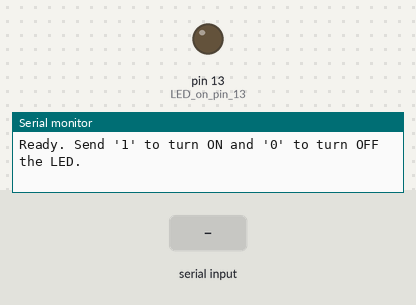
Recording of a sketch running on a simulated Arduino Uno, built with avr-gcc and run on an emulated ATmega328P. On the bench: output pins drawn as LEDs (lit = HIGH), the last lines printed to the serial monitor. Inputs (shaded band) come from the test bench.

Above: at 1.2 s.
1.3 s: "1" received over Serial
At 2.2 s:
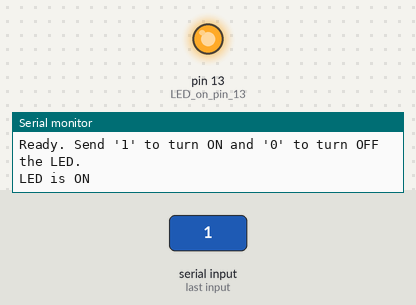
2.8 s: "0" received over Serial
At 3.4 s:
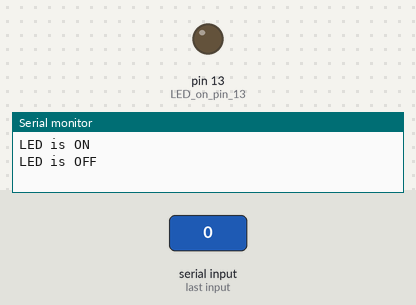
Timing chart, 0 to 5.8 s (numbered marks = the images above; inputs shaded):
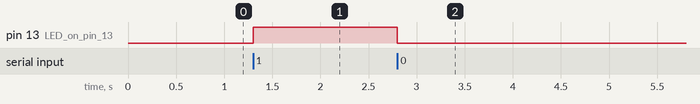

Measured:
- after the input at 1.3 s, pin 13 (LED_on_pin_13): LOW → HIGH at once
- after the input at 2.8 s, pin 13 (LED_on_pin_13): HIGH → LOW at once

The sketch:

LabActivity.ino
```cpp
void setup() {
  pinMode(13, OUTPUT); // LED on pin 13
  Serial.begin(9600); // Start serial communication
  Serial.println("Ready. Send '1' to turn ON and '0' to turn OFF the LED.");
}

void loop() {
  // Check if there's any data available in the serial buffer
  if (Serial.available() > 0) {
    char command = Serial.read(); // Read the incoming byte

    // Process the command
    if (command == '1') {
      digitalWrite(13, HIGH); // Turn LED on
      Serial.println("LED is ON");
    }
    else if (command == '0') {
      digitalWrite(13, LOW); // Turn LED off
      Serial.println("LED is OFF");
    }
    else {
      Serial.println("Invalid command. Send '1' to turn ON and '0' to turn OFF.");
    }

    delay(100); // Small delay to prevent serial flooding
  }
}
```
